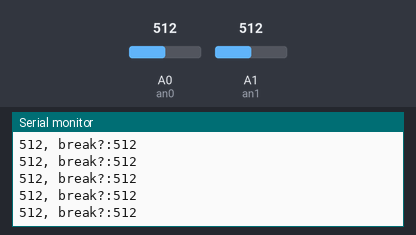
A sketch run on a simulated Arduino Uno, built with avr-gcc and run on an emulated ATmega328P. Shown: the last lines printed to the serial monitor. Inputs (shaded band) come from the test bench; at power-on: A0 (an0) = 512, A1 (an1) = 512.

Above: at 1.2 s.
1.3 s: A0 (an0) set to 716
At 1.31 s:
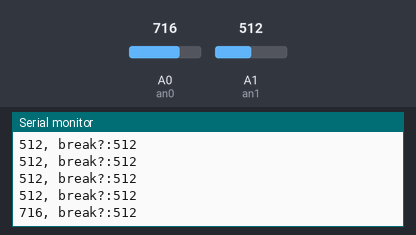
2.8 s: A1 (an1) set to 716
At 2.82 s:
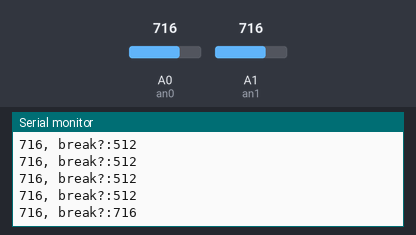
4.3 s: A0 (an0) set to 900
At 4.33 s:
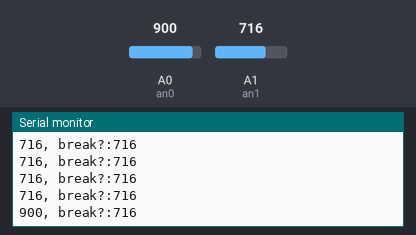
5.8 s: A1 (an1) set to 900
At 5.84 s:
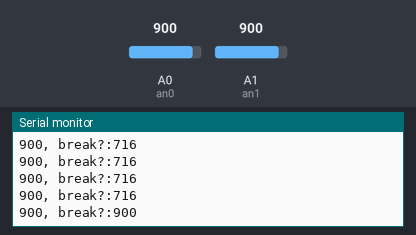
Timing chart, 0 to 8.3 s (numbered marks = the images above; inputs shaded):
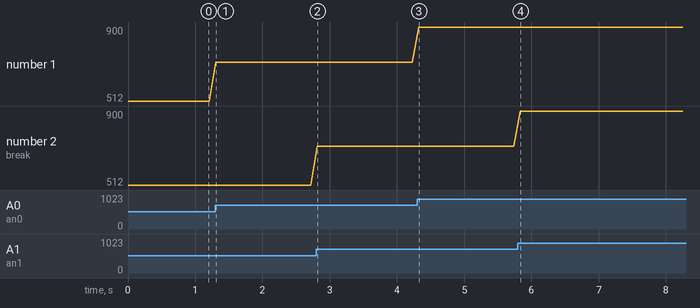

The sketch:

LineTest.ino
```cpp
int an0=0;
int an1=1;
int tamper=0;
int cut=0;

void setup() {
  // put your setup code here, to run once:
  Serial.begin(9600);

}

void loop() {
  tamper=analogRead(an0);
  cut=analogRead(an1);
  Serial.print(tamper);Serial.print(", break?:");Serial.println(cut);
  delay(100);
  // put your main code here, to run repeatedly:

}
```

Measured:
- after the input at 1.3 s, the serial monitor: prints a new line at once (image 1)
- after the input at 2.8 s, the serial monitor: prints a new line at once (image 2)
- after the input at 4.3 s, the serial monitor: prints a new line at once (image 3)
- after the input at 5.8 s, the serial monitor: prints a new line at once (image 4)
- plotted number 1: 512 → 716 after the input at 1.3 s, 716 → 900 after the input at 4.3 s
